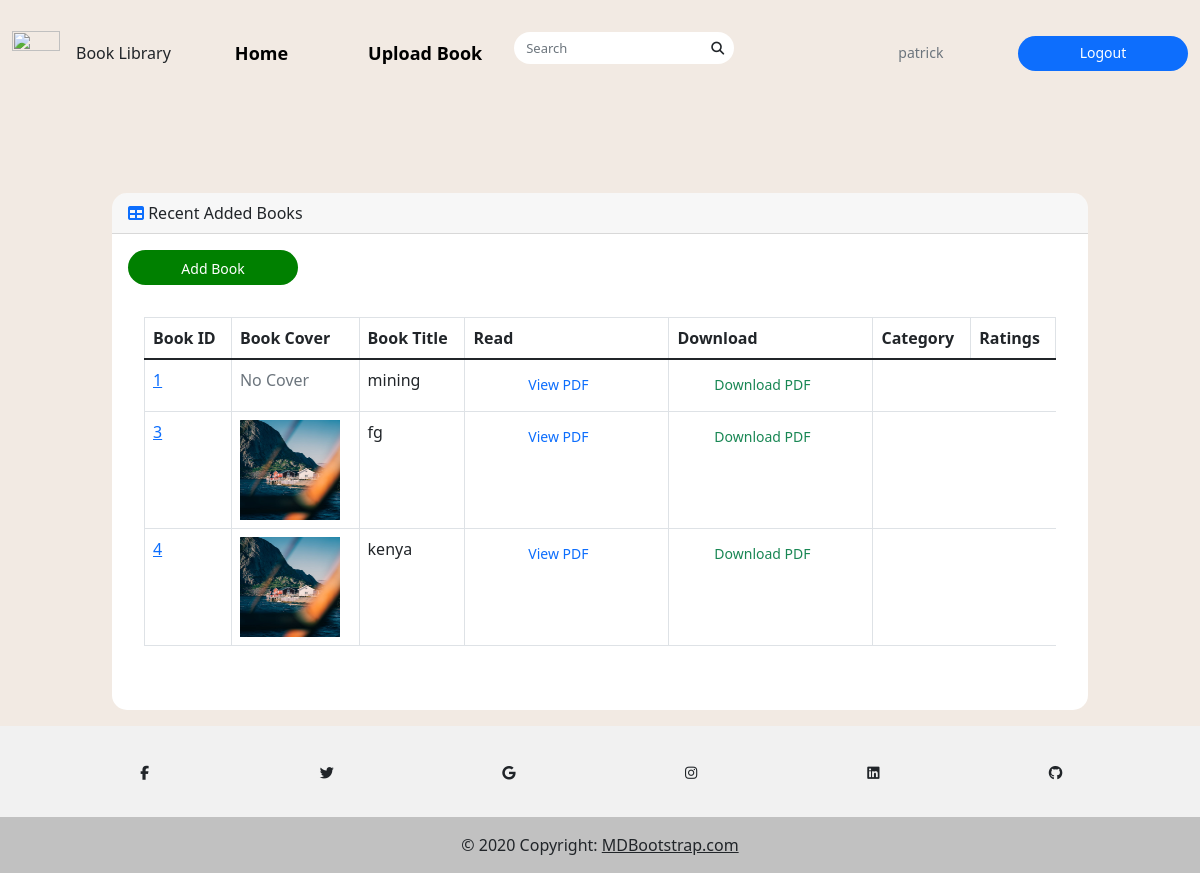
The app's page / (signed in) with its own data.
### booksapp/models.py (models this page shows, shortened)
class Book(models.Model):
    title = models.CharField(max_length=100)
    author = models.CharField(max_length=100)
    year = models.CharField(max_length=100)
    publisher = models.CharField(max_length=200)
    desc = models.CharField(max_length=1000)
    uploaded_by = models.CharField(max_length=100, null=True, blank=True)
    user_id = models.CharField(max_length=100, null=True, blank=True)
    pdf = models.FileField(upload_to='bookapp/pdfs/')
    cover = models.ImageField(upload_to='bookapp/covers/', null=True, blank=True)

### home/views.py (the view)
# urls.py: path("", views.index, name="index"),
def index(request):
    books = Book.objects.all()
    return render(request, "index.html", {"books": books})

### home/templates/index.html (shortened to what this page needs)
{% extends "base.html" %}
{% block content %}
{% include "navbar.html" %}
<div class="container-fluid">
    <div class="row" style="padding-top: 87px">
    <div class="col-sm-1" style="color: red">
    </div>
    <div class="col-sm-10">
                    <div class="card mb-3">
                    <div class="card-header">
                        <i class="fas fa-table text-primary"></i>
                        Recent Added Books
                    </div>
                    <div class="card-body">
                       <ol class="breadcrumb">
                    <li class="breadcrumb-item">
                        <a  class="btn btn-sm btn-success" href="{% url 'booksapp:addbook' %}" style="padding: 8px; float: right; background-color: green; color: white;">Add Book</a>
                    </li>
                </ol>
                <div class="card mb-3">
                    <div class="card-body">
                        <div class="table-responsive">
                             <table class="table table-bordered" id="dataTable" width="100%" cellspacing="0">
                                <thead>
                                <tr>
                                    <th>Book ID</th>
                                    <th>Book Cover</th>
                                    <th>Book Title</th>
                                    <th>Read</th>
                                    <th>Download</th>
                                    <th>Category</th>
                                    <th>Ratings</th>
                                </tr>
                                </thead>
                                <tbody>
                               {% if books %}
                               {% for book in books %}
                                    <tr>
                                      <td><a href="{% url 'booksapp:detail' book.pk %}">{{book.id}}</a></td>
                                      <td>
                                        {% if book.cover %}
                                        <img src="{{ book.cover.url }}" alt="{{ book.title}}" style="height: 100px; width: 100px">
                                        {% else %}
                                        <span class="text-muted">No Cover</span>
                                        {% endif %}
                                       </td>
                                      <td>{{ book.title }}</td>
                                        <td>
                                            {% if book.pdf %}
                                        <a href="{{ book.pdf.url }}" class="btn btn-outline-primary" target="_blank">View PDF</a>
                                        {% else %}
                                        <span class="text-muted">No PDF</span>
                                        {% endif %}
                                      </td>
                                        <td>
                                            {% if book.pdf %}
                                        <a href="{{ book.pdf.url }}" download class="btn btn-outline-success">Download PDF</a>
                                        {% else %}
                                        <span class="text-muted">No PDF</span>
                                        {% endif %}
                                      </td>
                                    </tr>
                                    {% endfor %}
                                   {% endif %}
                                </tbody>
                            </table>
</div></div></div></div></div></div></div></div>
                            {% include "footer.html" %}
{% endblock %}

### home/templates/navbar.html (shortened to what this page needs)
<nav class="navbar navbar-expand-lg navbar-light py-4">
	<div class="container-fluid">
		<a class="navbar-brand" href="https://library.livecanvas.com/sections/">
			<img class="img-fluid" src="https://getbootstrap.com/docs/5.1/assets/brand/bootstrap-logo.svg" alt="" width="48px" height="48px">
		</a>Book Library
		<div class="collapse navbar-collapse" id="nav_lc">
			<ul class="navbar-nav my-3 my-lg-0 ms-lg-3 me-auto">
				<li class="nav-item me-4"><a class="nav-link" href="{% url 'home:index' %}">Home</a></li>
				<li class="nav-item me-4"><a class="nav-link" href="{% url 'booksapp:addbook' %}">Upload Book</a></li>
				<form action="{% url 'booksapp:search' %}" class="d-flex searchitem"> <input class="form-control me-2" type="search" placeholder="Search" aria-label="Search"> <i class="fa fa-search"></i> </form>
			</ul>
			<div>
				{% if user.is_authenticated %}
				<a class="btn btn-outline-secondary me-2" href="{% url 'users:profile' %}">{{user.username}}</a>
                <a class="btn btn-primary" href="{% url 'users:register' %}">Logout</a>
				{% else %}
				<a class="btn btn-outline-secondary me-2" href="{% url 'login' %}">Sign In</a>
                <a class="btn btn-primary" href="{% url 'users:register' %}">Sign Up</a>
				{% endif %}
            </div>
		</div>
	</div>
</nav>

### templates/base.html (style rules this page uses)
* { margin: 0; padding: 0 }
body { background-color: #f2eae3 }
.nav-link { font-size: 18px; color: #000 !important; font-weight: bold; margin-left: 40px }
.form-control { height: 32px; width: 100%; border-radius: 20px; color: #c7c6cb; font-size: 13px; border: none }
.searchitem { position: relative }
.searchitem i { position: absolute; right: 18px; top: 10px; font-size: 13px }
.btn { height: 35px; width: 170px; border: none; border-radius: 20px; font-size: 14px; font-weight: 500 }
.card { overflow: hidden; border: none; border-radius: 15px }

### records on screen
Book: id "1", cover "No Cover", title "mining"
Book: id "3", cover (picture), title "fg"
Book: id "4", cover (picture), title "kenya"

### other values on screen
{{ user.username }} "patrick"
